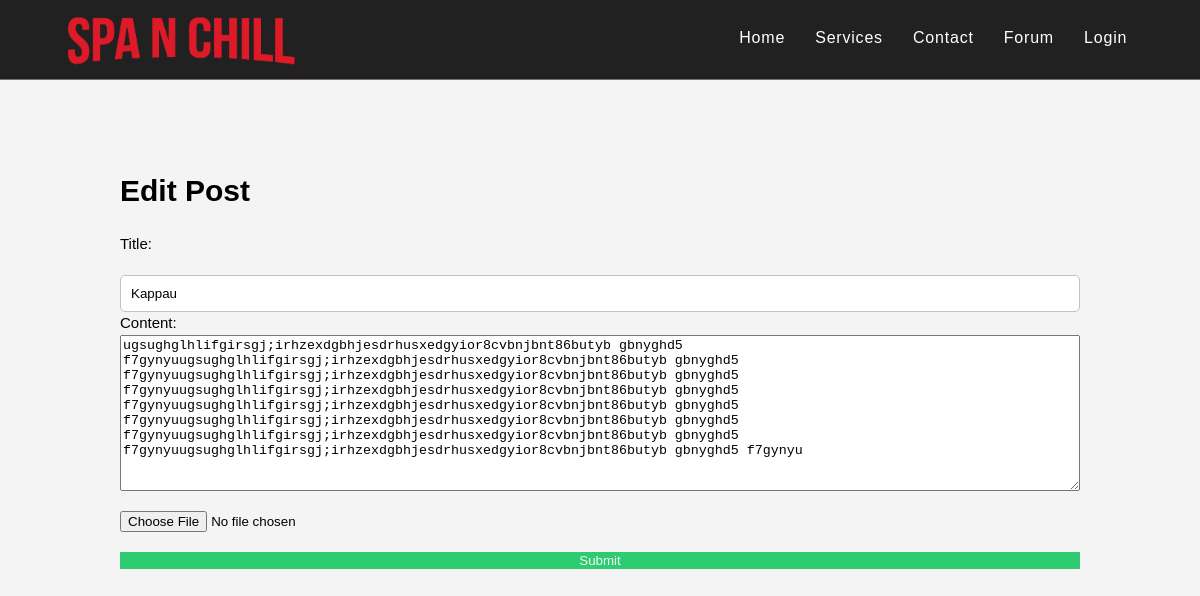
The app's page /auth/users/editPost.php?id=33 with its own data.
### tables this page shows
CREATE TABLE `posts` (
  `id` int(11) NOT NULL,
  `user_id` int(11) NOT NULL,
  `title` varchar(255) NOT NULL,
  `content` text NOT NULL,
  `image` varchar(255) NOT NULL,
  `created_at` timestamp NOT NULL DEFAULT CURRENT_TIMESTAMP
);

### auth/users/editPost.php (the view, shortened to what this page needs)
<!DOCTYPE html>
<html lang="en">
<head>
    <link rel="stylesheet" href="./../../style.css">
</head>
<body>
    <nav>
        <div class="container-fluid">
        <div class="nav-logo">
        <a href="./../../"><img style="height:64px; display:block; float:left" src="./../../images/navbrand.png" alt=""></a>
        </div>
        <ul class="nav-left">
                <li><a href="./../../">Home</a></li>
                <li><a href="./../../services.php">Services</a></li>
                <li><a href="./../../contact.php">Contact</a></li>
                <li><a href="./../../forum">Forum</a></li>
                <?php if(isset($_SESSION['user'])):?>
                <li><a href="#"><?=$_SESSION['user']?></a></li>
                <li><form action="./logout.php"><input
                style="margin:0; padding:0; background-color: transparent; font-size: 1em; font-family: Poppins" type="submit" value="Log-out" name="logout"></form></li>
                <?php else: ?>
                    <li><a href="./../auth/users/login.php">Login</a></li>
                <?php endif; ?>
        </ul>
        </div>
    </nav>      <br><br><br>
    <div class="container">
        <h1>Edit Post</h1>
        <form action="editPost.php" method="post" enctype="multipart/form-data">
        <?php
            if(isset($_GET['id']))
            $id = $_GET['id'];
            $mysqli = new mysqli('localhost', 'root', '', 'spanchill');
            $stmt = $mysqli->prepare("SELECT * FROM posts WHERE id = ?");
            $stmt->bind_param("s", $id);
            $stmt->execute();
            $result = $stmt->get_result();
            ?>
            <?php while($row = $result->fetch_assoc()): ?>
            <div class="" style="display:grid; grid-template-columns: 1fr">
            <label for="">Title:</label>
            <input type="text" name="title" value="<?=$row['title']?>" id="">
            <label for="">Content:</label>
            <textarea name="content" id="" cols="30" rows="10"><?=$row['content']?></textarea>
            <input type="file" name="userfile" id="">
            <input type="submit" name="editPost" value="Submit">
            </div>
            <?php endwhile;?>
        </form>
    </div>
</body>
</html>

### style.css (style rules this page uses)
html { scroll-behavior: smooth; }
a { text-decoration: none; }
body { font: 15px/1.5 Poppins,sans-serif; padding:0; margin:0; background-color:#f4f4f4; }
.container { max-width: 80%; margin:auto; overflow:hidden; }
.container-fluid { max-width: 90%; margin:auto; overflow:hidden; }
nav { width: 100%; height: 4rem; background-color: #212121; color: white; z-index: 1; position: sticky; border-bottom: #c0abab8e .5px solid; padding-top: 10px; padding-bottom: 5px; }
.nav-left { font-size: 1rem; float: right; }
.nav-left li { display: inline-block; margin: 0 .8rem; }
.nav-left li a { letter-spacing: 0.05rem; text-decoration: none; color: #ffffff; padding-bottom: 5px; }
input[type=text], input[type=date] { padding:10px; border-radius: 5px; border: #bdc3c7 1.5px solid }
input[type=submit] { background-color: #2ecc71; color:#f4f4f4; border: none; cursor: pointer; }
input { margin-top: 20px }
:root { --modal-duration: 1s; --modal-color: #2980b9; }

### records on screen
posts: title "Kappau", content "ugsughglhlifgirsgj;irhzexdgbhjesdrhusxedgyior8cvbnjbnt86butyb gbnyghd5 f7gynyuugsughglhlifgirsgj;irhzexdgbhjesdrhusxedgyior8cvbnjbnt86butyb gbnyghd5 f7gynyuugsughglhlifgirsgj;irhzexdgbhjesdrhusxedgyior8cvbnjbnt86butyb gbnyghd5 f7gynyuugsughglhlifgirsgj;irhzexdgbhjesdrhusxedgyior8cvbnjbnt86butyb gbnyghd5 f7gynyuugsughglhlifgirsgj;irhzexdgbhjesdrhusxedgyior8cvbnjbnt86butyb gbnyghd5 f7gynyuugsughglhlifgirsgj;irhzexdgbhjesdrhusxedgyior8cvbnjbnt86butyb gbnyghd5 f7gynyuugsughglhlifgirsgj;irhzexdgbhjesdrhusxedgyior8cvbnjbnt86butyb gbnyghd5 f7gynyuugsughglhlifgirsgj;irhzexdgbhjesdrhusxedgyior8cvbnjbnt86butyb gbnyghd5 f7gynyu"
